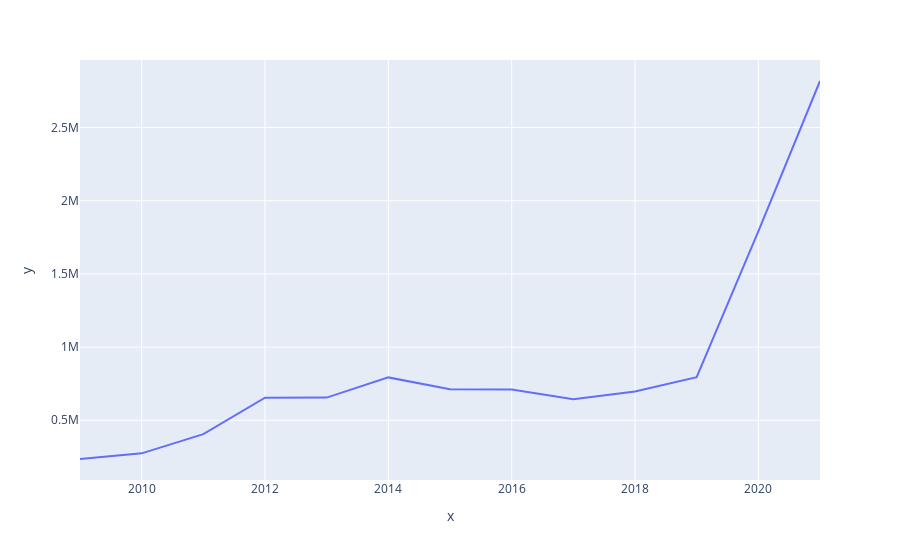

The code cell stored with this chart in its notebook:
### Code cell
fig = px.line(x=years,y=total_reviews)
fig.show()

### Figure 1 — Plotly figure (JSON) as saved in the notebook; plotly's stock layout.template omitted (floating-point values rounded to 4 significant figures)
{"data": [{"hovertemplate": "x=%{x}<br>y=%{y}<extra></extra>", "legendgroup": "", "line": {"color": "#636efa", "dash": "solid"}, "marker": {"symbol": "circle"}, "mode": "lines", "name": "", "orientation": "v", "showlegend": false, "type": "scatter", "x": [2009, 2010, 2011, 2012, 2013, 2014, 2015, 2016, 2017, 2018, 2019, 2020, 2021], "xaxis": "x", "y": [235506, 273981, 405041, 654546, 654907, 792997, 711669, 709800, 644420, 696521, 794917, 1790733, 2818117], "yaxis": "y"}], "layout": {"legend": {"tracegroupgap": 0}, "margin": {"t": 60}, "xaxis": {"anchor": "y", "domain": [0, 1], "title": {"text": "x"}}, "yaxis": {"anchor": "x", "domain": [0, 1], "title": {"text": "y"}}}}
